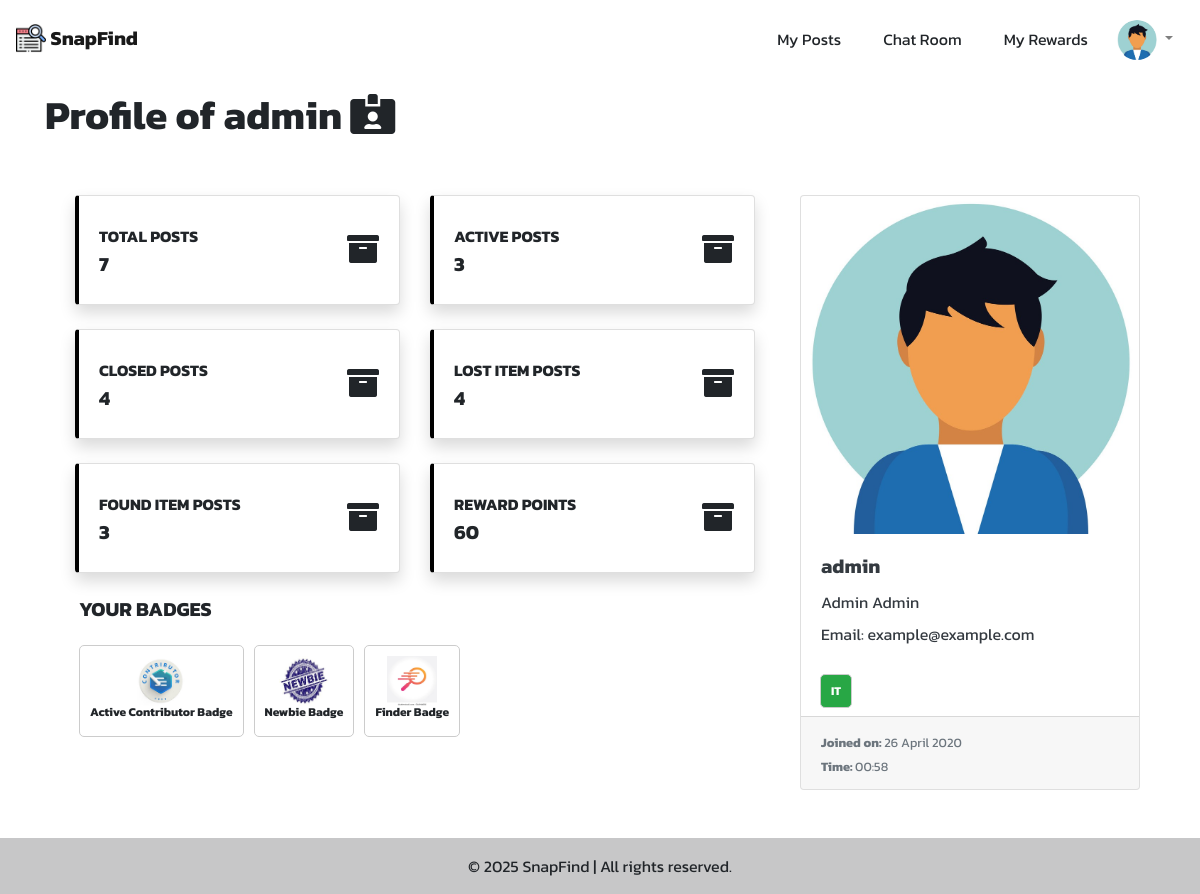
The page /accounts/1/ (signed in) on the database its author committed.
### accounts/models.py (models this page shows, shortened)
class UserProfile(models.Model):
    avatar = models.ImageField(default='accounts/user_default.jpg', upload_to='accounts/') # Picture of user
    user = models.OneToOneField(User, on_delete=models.CASCADE) # reference to User Table
    faculty = models.ForeignKey(Faculty, on_delete=models.CASCADE) # reference to Faculty Table

class Reward(models.Model):
    user = models.ForeignKey(User, on_delete=models.CASCADE)
    points = models.IntegerField(default=0)
    badges = models.ManyToManyField(Badge, blank=True)
    created_at = models.DateTimeField(auto_now_add=True)

class Badge(models.Model):
    name = models.CharField(max_length=255)
    points_required = models.IntegerField()
    image = models.ImageField(upload_to='badges/')

class Faculty(models.Model):
    faculty_name = models.CharField(max_length=255)
    def __str__(self):
        return self.faculty_name

### accounts/views.py (the view)
# urls.py: path('<int:user_id>/', ProfileView.as_view(), name='profile'), # ProfileView
class ProfileView(View):
    template_name = 'profile.html'
    def get(self, request, user_id):
        user = User.objects.get(id=user_id)
        posts = Post.objects.filter(user=user)
        founds = Post.objects.filter(user=user, type='found')
        losts = Post.objects.filter(user=user, type='lost')
        reward, created = Reward.objects.get_or_create(user=request.user)
        closed = 0
        for post in posts:
            if post.is_active == False:
                closed += 1
        context = {
            'user': user,
            'posts': posts,
            'closed': closed,
            'active': len(posts) - closed,
            'founds': founds,
            'losts': losts,
            'rewards': reward
        }
        return render(request, self.template_name, context)

### accounts/templates/profile.html (shortened to what this page needs)
{% extends 'base_layout.html' %}
{% load static %}
{% block content %}
<div class="container mt-3">
    <h1><b> Profile of {{ user.username }} <i class="fas fa-id-card-alt"></i></b> </h1>
    <div class="container">
        <div class="row">
            <div class="col-lg-8">
                <div class="container mt-5">
                    <div class="row">
                        <div class="col mb-4 rotate-img">
                            <div class="card shadow h-100 py-2" style="border-left:.25rem solid black !important">
                                <div class="card-body">
                                    <div class="row no-gutters align-items-center">
                                        <div class="col mr-2">
                                            <div class="font-weight-bold text-uppercase mb-1">Total Posts</div>
                                            <div class="h5 mb-0 font-weight-bold text-gray-800">
                                                {{ posts|length }}
                                            </div>
                                        </div>
                                        <div class="col-auto">
                                            <i class="fas fa-archive fa-2x"></i>
                                        </div>
                                    </div>
                                </div>
                            </div>
                        </div>
                        <div class="col mb-4 rotate-img">
                            <div class="card shadow h-100 py-2" style="border-left:.25rem solid black !important">
                                <div class="card-body">
                                    <div class="row no-gutters align-items-center">
                                        <div class="col mr-2">
                                            <div class="font-weight-bold text-uppercase mb-1">Active Posts</div>
                                            <div class="h5 mb-0 font-weight-bold text-gray-800">
                                                {{ active }}
                                            </div>
                                        </div>
                                        <div class="col-auto">
                                            <i class="fas fa-archive fa-2x"></i>
                                        </div>
                                    </div>
                                </div>
                            </div>
                        </div>
                    </div>
                    <div class="row">
                        <div class="col mb-4 rotate-img">
                            <div class="card shadow h-100 py-2" style="border-left:.25rem solid black !important">
                                <div class="card-body">
                                    <div class="row no-gutters align-items-center">
                                        <div class="col mr-2">
                                            <div class="font-weight-bold text-uppercase mb-1">Closed Posts</div>
                                            <div class="h5 mb-0 font-weight-bold text-gray-800">
                                                {{ closed }}
                                            </div>
                                        </div>
                                        <div class="col-auto">
                                            <i class="fas fa-archive fa-2x"></i>
                                        </div>
                                    </div>
                                </div>
                            </div>
                        </div>
                        <div class="col mb-4 rotate-img">
                            <div class="card shadow h-100 py-2" style="border-left:.25rem solid black !important">
                                <div class="card-body">
                                    <div class="row no-gutters align-items-center">
                                        <div class="col mr-2">
                                            <div class="font-weight-bold text-uppercase mb-1">Lost Item Posts</div>
                                            <div class="h5 mb-0 font-weight-bold text-gray-800">
                                                {{ losts|length }}
                                            </div>
                                        </div>
                                        <div class="col-auto">
                                            <i class="fas fa-archive fa-2x"></i>
                                        </div>
                                    </div>
                                </div>
                            </div>
                        </div>
                    </div>
                    <div class="row">
                        <div class="col mb-4 rotate-img">
                            <div class="card shadow h-100 py-2" style="border-left:.25rem solid black !important">
                                <div class="card-body">
                                    <div class="row no-gutters align-items-center">
                                        <div class="col mr-2">
                                            <div class="font-weight-bold text-uppercase mb-1">Found Item Posts</div>
                                            <div class="h5 mb-0 font-weight-bold text-gray-800">
                                                {{ founds|length }}
                                            </div>
                                        </div>
                                        <div class="col-auto">
                                            <i class="fas fa-archive fa-2x"></i>
                                        </div>
                                    </div>
                                </div>
                            </div>
                        </div>
                        <div class="col mb-4 rotate-img">
                            <div class="card shadow h-100 py-2" style="border-left:.25rem solid black !important">
                                <div class="card-body">
                                    <div class="row no-gutters align-items-center">
                                        <div class="col mr-2">
                                            <div class="font-weight-bold text-uppercase mb-1">Reward Points</div>
                                            <div class="h5 mb-0 font-weight-bold text-gray-800">
                                                {{ rewards.points }}
                                            </div>
                                        </div>
                                        <div class="col-auto">
                                            <i class="fas fa-archive fa-2x"></i>
                                        </div>
                                    </div>
                                </div>
                            </div>
                        </div>
                    </div>
                    <div class="row ml-1">
                        <H5 style="font-weight:bold;">YOUR BADGES</H5>
                    </div>
                        <div class="row ml-1 mt-3 badges">
                            {% for badge in rewards.badges.all %}
                                <div class="badge">
                                    <img src="{{ badge.image.url }}" alt="{{ badge.name }}">
                                    <p>{{ badge.name }}</p>
                                </div>
                            {% empty %}
                                <p>No badges earned yet!</p>
                            {% endfor %}
                        </div>
                </div>
            </div>
            <div class="col-lg-4 mt-5">
                <div class="card w-100 text-dark mycard">
                    <div class="wrapper">
                        <img class="card-img-top" src="{{ user.userprofile.avatar.url }}" id="avatar_preview">
                    </div>
                    <div class="card-body">
                        <h5 class="card-title">
                            <b id='username'>{{ user.username }}</b>
                        </h5>
                        <p class="card-text">
                            <p>
                                <span id='first_name'> {{ user.first_name }} </span>
                                <span id='last_name'> {{ user.last_name }} </span>
                            </p>
                            <p>Email: <span id='email'> {{ user.email }} </span></p>
                        </p>
                    </div>
                    <div class="container mb-2 ml-1">
                        <p class="card-text">
                            <span class="badge badge-pill badge-success" id='faculty'> {{ user.userprofile.faculty }}
                            </span>
                        </p>
                    </div>
                    <div class="card-footer">
                        <small class="text-muted">
                            <b>Joined on: </b> {{ user.date_joined|date:"d F Y" }}
                            <br>
                            <b>Time: </b> {{ user.date_joined|date:"H:i" }}
                        </small>
                    </div>
                </div>
            </div>
        </div>
    </div>
</div>
{% endblock %}

### templates/base_layout.html (shortened to what this page needs)
{% load static %}
<!DOCTYPE html>
<html lang="en">
<head>
    <link rel="stylesheet" href="{% static 'css/bootstrap.min.css' %}">
    <link rel="stylesheet" href="{% static 'css/style.css' %}">
    <link rel="stylesheet" href="{% static 'css/fontawesome.all.min.css' %}">
</head>
<body class="d-flex flex-column min-vh-100">
    <nav class="navbar navbar-expand navbar-light" style="height: 75px;">
        <div class="collapse navbar-collapse" id="navbarTogglerDemo01">
            <a class="navbar-brand" href="{% url 'index' %}">
                <img src="{% static 'images/lost&found.png' %}" width="30" height="30" class="d-inline-block align-top" alt="">
                <b>SnapFind</b>
            </a>
            <ul class="navbar-nav ml-auto {% if request.user.is_authenticated %} mt-4 {% endif %}">
                <li class="nav-item active">
                    <a class="nav-link" href="{% url 'my_posts' %}">
                        <p class='btn m-0 index'>
                            My Posts
                        </p>
                    </a>
                </li>
                {% if request.user.is_authenticated %}
                <li class="nav-item active">
                    <a class="nav-link" href="{% url 'chat_index' %}">
                        <p class='btn m-0 index'>
                            Chat Room
                        </p>
                    </a>
                </li>
                {% if request.user.is_authenticated %}
                <li class="nav-item active">
                    <a class="nav-link" href="{% url 'rewards' %}">
                        <p class='btn m-0 index'>
                            My Rewards
                        </p>
                    </a>
                </li>
                {% endif %}
                <li class="nav-item dropdown">
                    <a class="nav-link dropdown-toggle my-circle" href="#" id="navbarDropdownMenuLink" role="button" data-toggle="dropdown" aria-haspopup="true" aria-expanded="false">
                        <img src="{{ request.user.userprofile.avatar.url }}" class="rounded-circle" style="width: 40px; height: 40px;">
                    </a>
                </li>
                {% endif %}
            </ul>
        </div>
    </nav>
    <main class="flex-grow-1">
        {% block content %}
        {% endblock %}
    </main>
    <footer class="bg-light text-center text-lg-start mt-5">
        <div class="text-center p-3" style="background-color: rgba(0, 0, 0, 0.2);">
            © 2025 SnapFind | All rights reserved.
        </div>
    </footer>
</body>
</html>

### static/css/style.css (style rules this page uses)
* { font-family: 'Kanit', sans-serif; word-wrap: break-word; padding: 0; margin: 0; }
body, html { height: 100%; }
body { animation: fadein .5s; }
.mycard { transition: .2s; }
.wrapper { position: relative; overflow: hidden; }
.wrapper:after { content: ''; display: block; padding-top: 100%; }
.wrapper img { width: auto; height: 100%; max-width: none; position: absolute; left: 50%; top: 0; transform: translateX(-50%); }
.rotate-img { transition: .3s; }
.my-circle { position: relative; width: 75px; height: 75px; overflow: hidden; }
.my-circle img { width: 100%; height: 100%; object-fit: cover; }

### accounts/templates/profile.html (style rules this page uses)
.badges { display: flex; flex-wrap: wrap; gap: 10px; }
.badge { border: 1px solid #ccc; border-radius: 5px; padding: 10px; text-align: center; }
.badge img { width: 50px; height: 50px; }

### rows shown on the page
Reward: points "60"
Badge: image (picture), name "Active Contributor Badge"
Badge: image (picture), name "Newbie Badge"
Badge: image (picture), name "Finder Badge"

### other values the page prints
{{ user.username }} "admin"
{{ posts|length }} "7"
{{ active }} "3"
{{ closed }} "4"
{{ losts|length }} "4"
{{ founds|length }} "3"
{{ user.first_name }} "Admin"
{{ user.last_name }} "Admin"
{{ user.email }} "example@example.com"
{{ user.userprofile.faculty }} "IT"
{{ user.date_joined|date:"d F Y" }} "26 April 2020"
{{ user.date_joined|date:"H:i" }} "00:58"
